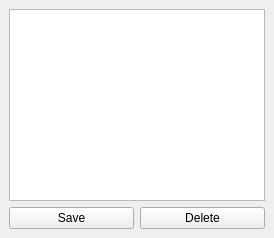
           <widget class="QWidget" name="presetsTab" >
            <attribute name="title" >
             <string>Presets</string>
            </attribute>
            <attribute name="icon" >
             <iconset resource="cardiac.qrc" >:/res/images/tfpresets.png</iconset>
            </attribute>
            <attribute name="toolTip" >
             <string>Saved Presets for transfer function.</string>
            </attribute>
            <layout class="QVBoxLayout" >
             <property name="spacing" >
              <number>6</number>
             </property>
             <property name="leftMargin" >
              <number>9</number>
             </property>
             <property name="topMargin" >
              <number>9</number>
             </property>
             <property name="rightMargin" >
              <number>9</number>
             </property>
             <property name="bottomMargin" >
              <number>9</number>
             </property>
             <item>
              <widget class="QListWidget" name="listWidget" >
               <property name="sizePolicy" >
                <sizepolicy vsizetype="Preferred" hsizetype="Preferred" >
                 <horstretch>0</horstretch>
                 <verstretch>0</verstretch>
                </sizepolicy>
               </property>
              </widget>
             </item>
             <item>
              <layout class="QHBoxLayout" >
               <property name="spacing" >
                <number>6</number>
               </property>
               <property name="leftMargin" >
                <number>0</number>
               </property>
               <property name="topMargin" >
                <number>0</number>
               </property>
               <property name="rightMargin" >
                <number>0</number>
               </property>
               <property name="bottomMargin" >
                <number>0</number>
               </property>
               <item>
                <widget class="QPushButton" name="presetSaveButton" >
                 <property name="toolTip" >
                  <string>Saves the current transfer function as a preset.</string>
                 </property>
                 <property name="text" >
                  <string>Save</string>
                 </property>
                </widget>
               </item>
               <item>
                <widget class="QPushButton" name="deletePresetButton" >
                 <property name="toolTip" >
                  <string>Deletes the currently selected preset.</string>
                 </property>
                 <property name="text" >
                  <string>Delete</string>
                 </property>
                </widget>
               </item>
              </layout>
             </item>
            </layout>
           </widget>
